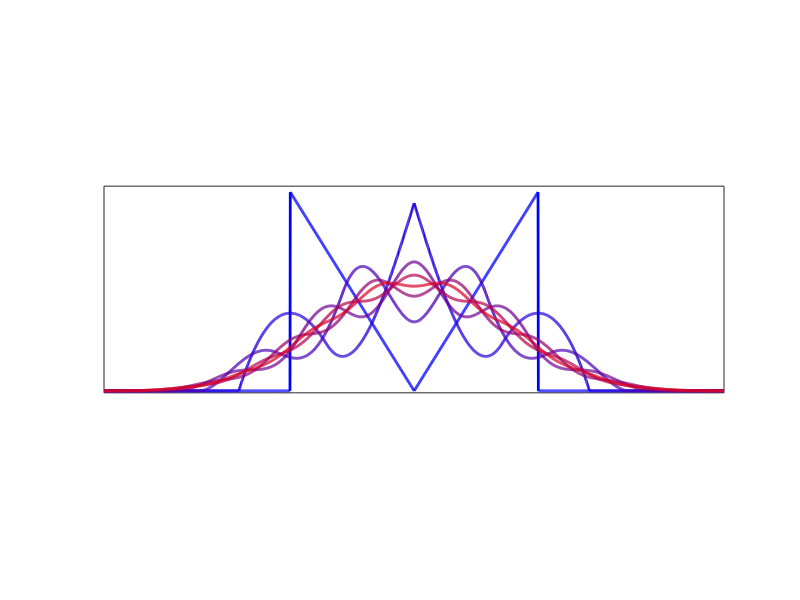

This figure's MATLAB source:
%%
% Iterative convolution / TCL.


rep = '../results/tcl/';
[~,~] = mkdir(rep);
SetAR = @(ar)set(gca, 'PlotBoxAspectRatio', [1 ar 1], 'FontSize', 20);

n = 2048;

t = 2*[0:n/2, -n/2+1:-1]'/n;


name = 'twoboxes';
name = 'boxes';
name = 'sawtoothbox';
name = 'sawtooth';


% box
bb = @(x,c,w)double(abs(x-c)<=w);
% sawtooth
st = @(x,c,w)(abs(x-c)<w) .* (x-c+w);


switch name
    case 'twoboxes'
        f0 = @(x)1.5*bb(x,-.3,.15) + bb(x,.3,.2);
    case 'boxes'
        f0 = @(x)bb(x,0,1/2);
    case 'sawtooth'
        r = -.1;
        f0 = @(x)st(x,.2,.2) + st(-x,.2,.2);
    case 'sawtoothbox'
        f0 = @(x)st(x,.3,.15)+.2*bb(x,-.3,.2);
end

% centers
a = mean(f0(t));
m = mean(f0(t).*t)/a;
s = sqrt(mean(f0(t).*(t+m).^2)/a);
s = 1;

f = @(tau)f0( (t/tau)*s+m );

K = 7;
clf; hold on;
vmax = -Inf;
for k=1:K
    s = (k-1)/K;
    g = ifft2( fft(f(1/sqrt(k))).^k );
    g = real(g);
    g = g/sum(g)*n;
    vmax = max(vmax,max(g));
    plot(fftshift(g), 'LineWidth', 2, 'Color', [s 0 1-s]);
end
axis tight; box on;
axis([1 n -.05 vmax*1.03]);
set(gca, 'XTick', [], 'YTick', []);
SetAR(1/3);
saveas(gcf, [rep name '.eps'], 'epsc');
